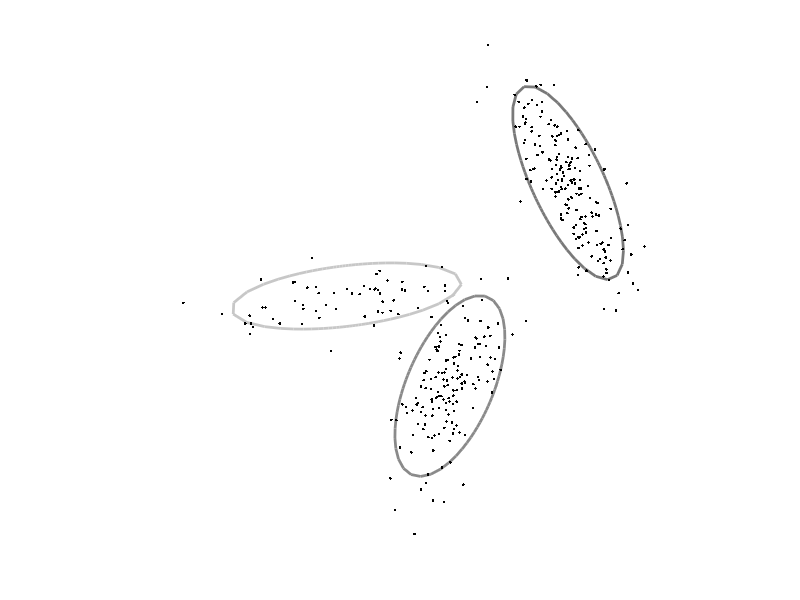
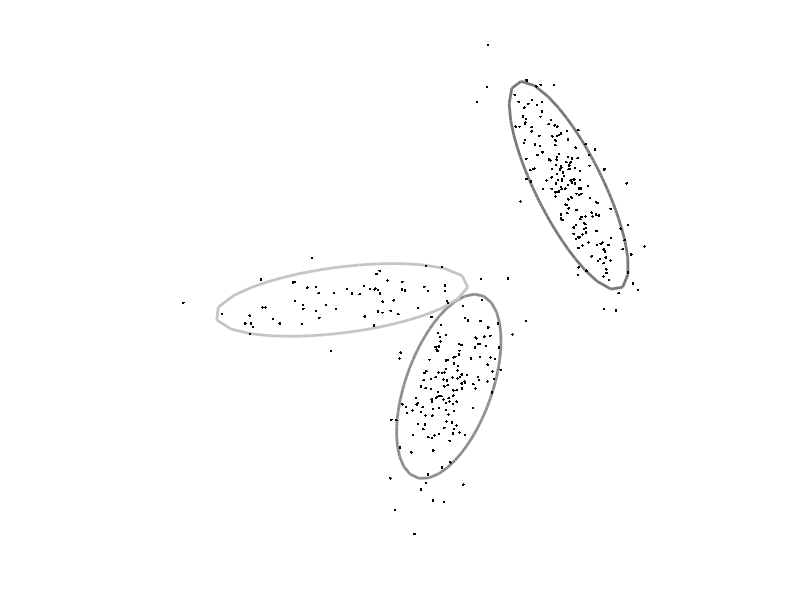

MATLAB code for these plots, in order:
function r=practicalMixGaussC

%The goal of this practical is to generate some data from an n-Dimensional
%mixtures of Gaussians model, and subsequently to fit an
%n-dimensional mixtures of Gaussians model to it to recover the original
%parameters

%You should use this template for your code and fill in the missing 
%sections marked "TO DO"

%close all open plots
close all;

%define true parameters for mixture of k Gaussians
%we will represent the mixtures of Gaussians as a Matlab structure
%in d dimenisions, the mean field
%will be a dxk matrix and the cov field will be a dxdxk matrix.
mixGaussTrue.k = 3;
mixGaussTrue.d = 2;
mixGaussTrue.weight = [0.1309 0.3966 0.4725];
mixGaussTrue.mean(:,1) = [ 4.0491 ; 4.8597];
mixGaussTrue.mean(:,2) = [ 7.7578 ; 1.6335];
mixGaussTrue.mean(:,3) = [11.9945 ; 8.9206];
mixGaussTrue.cov(:,:,1) = [  4.2534    0.4791;  0.4791    0.3522];
mixGaussTrue.cov(:,:,2) = [  0.9729    0.8723;  0.8723    2.6317];
mixGaussTrue.cov(:,:,3) = [  0.9886   -1.2244; -1.2244    3.0187];

%define number of samples to generate
nData = 400;

%generate data from the mixture of Gaussians
%TO DO - fill in this routine (below)
data = mixGaussGen(mixGaussTrue,nData);

%draw data, true Gaussians
figure;
drawEMData2d(data,mixGaussTrue);
drawnow;

%define number of components to estimate
nGaussEst = 3;

%fit mixture of Gaussians
%TO DO fill in this routine (below)
figure;
mixGaussEst = fitMixGauss(data,nGaussEst);

%==========================================================================
%==========================================================================

%the goal of this function is to generate data from a k-dimensional
%mixtures of Gaussians structure.
function data = mixGaussGen(mixGauss,nData);

%create space for output data
data = zeros(mixGauss.d,nData);
%for each data point
for (cData = 1:nData)
    %randomly choose Gaussian according to probability distributions
    h = sampleFromDiscrete(mixGauss.weight);
    %draw a sample from the appropriate Gaussian distribution
    %first sample from the covariance matrix (google how to do this - it
    %will involve the Matlab command 'chol').  Then add the mean vector
    %TO DO (f)- replace this
    data(:,cData) = (mixGauss.mean(:,h).' + randn(1,mixGauss.d) * chol(mixGauss.cov(:,:,h))).';
end;
    
%==========================================================================
%==========================================================================

function mixGaussEst = fitMixGauss(data,k);
        
[nDim nData] = size(data);

%MAIN E-M ROUTINE 
%there are nData data points, and there is a hidden variable associated
%with each.  If the hidden variable is 0 this indicates that the data was
%generated by the first Gaussian.  If the hidden variable is 1 then this
%indicates that the hidden variable was generated by the second Gaussian
%etc.

postHidden = zeros(k, nData);

%in the E-M algorithm, we calculate a complete posterior distribution over
%the (nData) hidden variables in the E-Step.  In the M-Step, we
%update the parameters of the Gaussians (mean, cov, w).  

%we will initialize the values to random values
mixGaussEst.d = nDim;
mixGaussEst.k = k;
mixGaussEst.weight = (1/k)*ones(1,k);
mixGaussEst.mean = 2*randn(nDim,k);
for (cGauss =1:k)
    mixGaussEst.cov(:,:,cGauss) = (0.5+1.5*rand(1))*eye(nDim,nDim);
end;

%calculate current likelihood
%TO DO - fill in this routine
logLike = getMixGaussLogLike(data,mixGaussEst);
fprintf('Log Likelihood Iter 0 : %4.3f\n',logLike);

nIter = 20;
for (cIter = 1:nIter)
    broken = 0;
   %Expectation step
   
   for (cData = 1:nData)
        %TO DO (g): fill in column of 'hidden' - calculate posterior probability that
        %this data point came from each of the Gaussians
        %replace this:
        ll = zeros(1,k);
        thisdata = data(:,cData);
        for cGauss=1:k
            ll(cGauss) = mixGaussEst.weight(cGauss) * 1/((2*pi)^(mixGaussEst.d/2)*(norm(mixGaussEst.cov(:,:,cGauss)))^(1/2))*exp(-0.5*((thisdata-mixGaussEst.mean(:,cGauss)).')*inv(mixGaussEst.cov(:,:,cGauss))*(thisdata-mixGaussEst.mean(:,cGauss)));
        end
        
        for cGauss=1:k
            postHidden(cGauss,cData) = ll(cGauss) ./ sum(ll);
        end
   end;
   
   %Maximization Step
   
   %for each constituent Gaussian
   for (cGauss = 1:k) 
        %TO DO (h):  Update weighting parameters mixGauss.weight based on the total
        %posterior probability associated with each Gaussian. Replace this:
        sumIr = sum(postHidden(cGauss,:));
        
        mixGaussEst.weight(cGauss) = sumIr/sum(sum(postHidden(:,:)));
        if mixGaussEst.weight(cGauss) < 0.01
            broken = 1;
            break
        end
        
        %TO DO (i):  Update mean parameters mixGauss.mean by weighted average
        %where weights are given by posterior probability associated with
        %Gaussian.  Replace this:
        ji = data(:,:) .* postHidden(cGauss,:);
        mixGaussEst.mean(:,cGauss) = sum(ji,2) ./ sumIr;
        
        %TO DO (j):  Update covariance parameter based on weighted average of
        %square distance from update mean, where weights are given by
        %posterior probability associated with Gaussian
        jj = data - mixGaussEst.mean(:,cGauss);
        jk = zeros(nDim,nDim,nData);
        for i=1:nData
            jk(:,:,i) = jj(:,i) * jj(:,i).' .* postHidden(cGauss,i);
        end
        mixGaussEst.cov(:,:,cGauss) = sum(jk,3) ./ sumIr;
   end;
   if (broken == 1)
       break;
   end
   
   %draw the new solution
   drawEMData2d(data,mixGaussEst);drawnow;

   %calculate the log likelihood
   logLike = getMixGaussLogLike(data,mixGaussEst);
   fprintf('Log Likelihood Iter %d : %4.3f\n',cIter,logLike);
end;
if (broken == 1)
    mixGaussEst = fitMixGauss(data,k);
end
%==========================================================================
%==========================================================================

%the goal of this routine is to calculate the log likelihood for the whole
%data set under a mixture of Gaussians model. We calculate the log as the
%likelihood will probably be a very small number that Matlab may not be
%able to represent.
function logLike = getMixGaussLogLike(data,mixGaussEst);

%find total number of data items
nData = size(data,2);
nDim = size(data,1);

%initialize log likelihoods
logLike = 0;

%run through each data item
for(cData = 1:nData)
    thisData = data(:,cData);
    %TO DO - calculate likelihood of this data point under mixture of
    %Gaussians model. Replace this
    like = 0;
    for(cGauss = 1:mixGaussEst.k)
        like = like + mixGaussEst.weight(cGauss) * 1/((2*pi)^(nDim/2)*(norm(mixGaussEst.cov(:,:,cGauss)))^(1/2)) * exp(-0.5*((thisData-mixGaussEst.mean(cGauss)).')*inv(mixGaussEst.cov(:,:,cGauss))*(thisData-mixGaussEst.mean(cGauss)));
    end
    
    %add to total log like
    logLike = logLike+log(like);        
end;


%==========================================================================
%==========================================================================

%The goal fo this routine is to draw the data in histogram form and plot
%the mixtures of Gaussian model on top of it.
function r = drawEMData2d(data,mixGauss)


set(gcf,'Color',[1 1 1]);
plot(data(1,:),data(2,:),'k.');

for (cGauss = 1:mixGauss.k)
    drawGaussianOutline(mixGauss.mean(:,cGauss),mixGauss.cov(:,:,cGauss),mixGauss.weight(cGauss));
    hold on;
end;
plot(data(1,:),data(2,:),'k.');
axis square;axis equal;
axis off;
hold off;drawnow;

    


%=================================================================== 
%===================================================================

%draw 2DGaussian
function r= drawGaussianOutline(m,s,w)

hold on;
angleInc = 0.1;

c = [0.9*(1-w) 0.9*(1-w) 0.9*(1-w)];


for (cAngle = 0:angleInc:2*pi)
    angle1 = cAngle;
    angle2 = cAngle+angleInc;
    [x1 y1] = getGaussian2SD(m,s,angle1);
    [x2 y2] = getGaussian2SD(m,s,angle2);
    plot([x1 x2],[y1 y2],'k-','LineWidth',2,'Color',c);
end

%===================================================================
%===================================================================

%find position of in xy co-ordinates at 2SD out for a certain angle
function [x,y]= getGaussian2SD(m,s,angle1)

if (size(s,2)==1)
    s = diag(s);
end;

vec = [cos(angle1) sin(angle1)];
factor = 4/(vec*inv(s)*vec');

x = cos(angle1) *sqrt(factor);
y = sin(angle1) *sqrt(factor);

x = x+m(1);
y = y+m(2);

%==========================================================================
%==========================================================================

%draws a random sample from a discrete probability distribution using a
%rejection sampling method
function r = sampleFromDiscrete(probDist);

nIndex = length(probDist);
while(1)
    %choose random index
    r=ceil(rand(1)*nIndex);
    %choose random height
    randHeight = rand(1);
    %if height is less than probability value at this point in the
    %histogram then select
    if (randHeight<probDist(r))
        break;
    end;
end;

